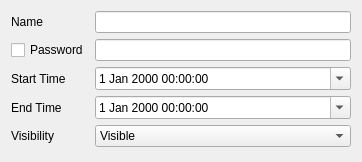
<?xml version="1.0" encoding="UTF-8"?>
<ui version="4.0">
 <class>AsyncRaceRoomSettingsWidget</class>
 <widget class="QWidget" name="AsyncRaceRoomSettingsWidget">
  <property name="geometry">
   <rect>
    <x>0</x>
    <y>0</y>
    <width>362</width>
    <height>162</height>
   </rect>
  </property>
  <property name="windowTitle">
   <string>Async Race Room Settings</string>
  </property>
  <layout class="QGridLayout" name="root_layout">
   <item row="6" column="1">
    <widget class="QComboBox" name="visibility_combo_box">
     <item>
      <property name="text">
       <string>Visible</string>
      </property>
     </item>
     <item>
      <property name="text">
       <string>Hidden</string>
      </property>
     </item>
    </widget>
   </item>
   <item row="3" column="1">
    <widget class="QDateTimeEdit" name="end_time_edit">
     <property name="calendarPopup">
      <bool>true</bool>
     </property>
    </widget>
   </item>
   <item row="0" column="1">
    <widget class="QLineEdit" name="name_edit"/>
   </item>
   <item row="6" column="0">
    <widget class="QLabel" name="visibility_label">
     <property name="text">
      <string>Visibility</string>
     </property>
    </widget>
   </item>
   <item row="3" column="0">
    <widget class="QLabel" name="end_time_label">
     <property name="text">
      <string>End Time</string>
     </property>
    </widget>
   </item>
   <item row="2" column="1">
    <widget class="QDateTimeEdit" name="start_time_edit">
     <property name="calendarPopup">
      <bool>true</bool>
     </property>
    </widget>
   </item>
   <item row="2" column="0">
    <widget class="QLabel" name="start_time_label">
     <property name="text">
      <string>Start Time</string>
     </property>
    </widget>
   </item>
   <item row="0" column="0">
    <widget class="QLabel" name="name_label">
     <property name="text">
      <string>Name</string>
     </property>
    </widget>
   </item>
   <item row="1" column="0">
    <widget class="QCheckBox" name="password_check">
     <property name="text">
      <string>Password</string>
     </property>
    </widget>
   </item>
   <item row="1" column="1">
    <widget class="QLineEdit" name="password_edit">
     <property name="echoMode">
      <enum>QLineEdit::EchoMode::Password</enum>
     </property>
    </widget>
   </item>
  </layout>
 </widget>
 <layoutdefault spacing="6" margin="11"/>
 <resources/>
 <connections/>
</ui>
